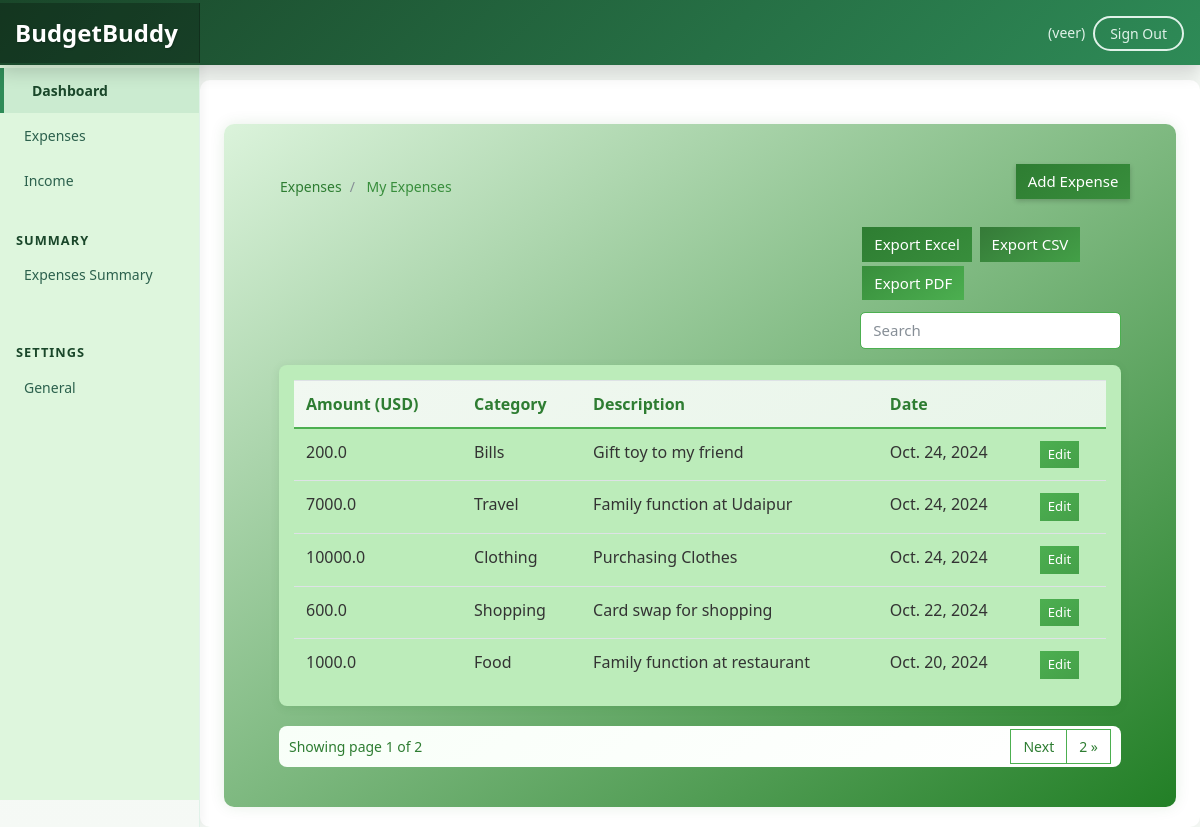
The app's page / (signed in) with its own data.
### expenses/models.py (models this page shows, shortened)
class Expense(models.Model):
    amount = models.FloatField()
    date = models.DateField(default=now)
    description = models.TextField()
    owner = models.ForeignKey(to=User, on_delete=models.CASCADE)
    category = models.CharField(max_length=266)
    class Meta:
        ordering: ['-date']

### expenses/views.py (the view)
# urls.py: path('', views.index, name="expenses"),
@login_required(login_url='/authentication/login')
def index(request):
    categories = Category.objects.all()
    expenses = Expense.objects.filter(owner=request.user).order_by('-date')  # Adding explicit ordering here
    paginator = Paginator(expenses, 5)
    page_number = request.GET.get('page')
    page_obj = Paginator.get_page(paginator, page_number)
    try:
        currency = UserPreference.objects.get(user=request.user).currency
    except UserPreference.DoesNotExist:
        currency = 'USD'  # or any default currency you want
    context = {
        'expenses': expenses,
        'page_obj': page_obj,
        'currency': currency
    }
    return render(request, 'expenses/index.html', context)

### templates/expenses/index.html (shortened to what this page needs)
{% extends 'base.html' %}
{% load static %}
{% block content %}
<div class="container mt-4" style="background: linear-gradient(to bottom right, #dbf3db, #227f26); padding: 40px; border-radius: 10px; box-shadow: 0 0 15px rgba(0,100,0,0.1);">
  <div class="row">
    <div class="col-md-10">
      <nav aria-label="breadcrumb">
        <ol class="breadcrumb" style="background: transparent;">
          <li class="breadcrumb-item">
            <a href="" style="color: #2e7d32; text-decoration: none;">Expenses</a>
          </li>
          <li class="breadcrumb-item active" aria-current="page" style="color: #388e3c;">
            My Expenses
          </li>
        </ol>
      </nav>
    </div>
    <div class="col-md-2">
      <a href="{% url 'add-expenses'%}" class="btn btn-primary" style="background: linear-gradient(145deg, #2e7d32, #388e3c); border: none; box-shadow: 0 2px 5px rgba(0,0,0,0.2);">Add Expense</a>
    </div>
  </div>
  <div class="container">
    {% include 'partials/_messages.html' %} {% if expenses.count %}
    <div class="row">
      <div class="col-md-8">
      </div>
      <div class="col-md-4">
        <a href="{% url 'export-excel' %}" class="btn btn-primary" style="background: linear-gradient(145deg, #2e7d32, #388e3c); border: none; margin: 2px;">Export Excel</a>
        <a href="{% url 'export-csv' %}" class="btn btn-secondary" style="background: linear-gradient(145deg, #357a38, #43a047); border: none; margin: 2px;">Export CSV</a>
        <a href="{% url 'export-pdf' %}" class="btn btn-info" style="background: linear-gradient(145deg, #388e3c, #4caf50); border: none; margin: 2px;">Export PDF</a>
        <div class="form-group">
          <input type="text" class="form-control" id="searchField" placeholder="Search" style="border: 1px solid #4caf50; margin-top: 10px; border-radius: 5px;">
        </div>
      </div>
    </div>
    <div class="app-table" style="background: #bcecba; border-radius: 8px; padding: 15px; box-shadow: 0 2px 10px rgba(0,100,0,0.1);">
      <table class="table table-stripped table-hover" style="margin-bottom: 0;">
        <thead>
          <tr style="background: linear-gradient(145deg, #f1f8f1, #e8f5e9);">
            <th style="color: #2e7d32; border-bottom: 2px solid #4caf50;">Amount ({{currency}})</th>
            <th style="color: #2e7d32; border-bottom: 2px solid #4caf50;">Category</th>
            <th style="color: #2e7d32; border-bottom: 2px solid #4caf50;">Description</th>
            <th style="color: #2e7d32; border-bottom: 2px solid #4caf50;">Date</th>
            <th style="color: #2e7d32; border-bottom: 2px solid #4caf50;"></th>
          </tr>
        </thead>
        <tbody>
          {% for expense in page_obj%}
          <tr style="transition: all 0.3s ease;">
            <td style="color: #333;">{{expense.amount}}</td>
            <td style="color: #333;">{{expense.category}}</td>
            <td style="color: #333;">{{expense.description}}</td>
            <td style="color: #333;">{{expense.date}}</td>
            <td>
              <a href="{% url 'expense-edit' expense.id  %}" class="btn btn-secondary btn-sm" style="background: linear-gradient(145deg, #4caf50, #45a049); border: none; color: white;">Edit</a>
            </td>
          </tr>
          {% endfor %}
        </tbody>
      </table>
    </div>
    <div class="pagination-container" style="margin-top: 20px; padding: 10px; background: linear-gradient(145deg, #f8fff8, #ffffff); border-radius: 8px;">
      <div style="color: #2e7d32;">
        Showing page {{page_obj.number}} of {{ page_obj.paginator.num_pages }}
      </div>
      <ul class="pagination align-right float-right mr-auto" style="margin-top: -28px;">
        {% if page_obj.has_next %}
        <li class="page-item"><a class="page-link" href="?page={{ page_obj.next_page_number }}" style="color: #2e7d32; border-color: #4caf50;">Next</a></li>
        <li class="page-item"><a class="page-link" href="?page={{ page_obj.paginator.num_pages }}" style="color: #2e7d32; border-color: #4caf50;">{{ page_obj.paginator.num_pages}} &raquo;</a></li>
        {% endif %}
      </ul>
    </div>
    {% endif %}
  </div>
</div>
{% endblock content %}

### templates/base.html (shortened to what this page needs)
{% load static %}
<html lang="en">
  <head>
    <link href="{% static 'css/bootstrap.min.css'%}" rel="stylesheet" />
    <link href="{% static 'css/main.css'%}" rel="stylesheet" />
    <link href="{% static 'css/dashboard.css' %}" rel="stylesheet" />
  </head>
  <body style="background-color: #f5f9f5;">
    <nav class="navbar navbar-dark fixed-top bg-dark flex-md-nowrap p-0 shadow" style="background: linear-gradient(135deg, #1a472a 0%, #2e8b57 100%) !important;">
      <a class="navbar-brand col-sm-3 col-md-2 mr-0" href="#" style="font-size: 1.5rem; font-weight: bold; color: #ffffff; text-shadow: 1px 1px 2px rgba(0,0,0,0.2);">BudgetBuddy</a>
      <ul
        class="navbar-nav px-3"
        style="display: flex; flex-direction: row; align-items: center;"
      >
        <li class="nav-item text-nowrap">
          <span class="nav-link" style="color: #e0f2e9;">
            ({{request.user.username}})
          </span>
        </li>
        <li class="nav-item text-nowrap mt-3 ml-2">
          <form action="{% url 'logout' %}" method="POST">
            <input
              class="text text-capitalize"
              type="submit"
              value="Sign out"
              style="background: transparent; border: 2px solid #e0f2e9; color: #e0f2e9; padding: 5px 15px; border-radius: 20px; cursor: pointer; transition: all 0.3s ease;"
              onmouseover="this.style.backgroundColor='#e0f2e9'; this.style.color='#1a472a';"
              onmouseout="this.style.backgroundColor='transparent'; this.style.color='#e0f2e9';"
            />
          </form>
        </li>
      </ul>
    </nav>
    <div class="container-fluid" style="margin-top: 60px;">
      <div class="row">
        {% include 'partials/_sidebar.html' %}
        <main role="main" class="col-md-9 ml-sm-auto col-lg-10 px-4" style="background: #ffffff; border-radius: 10px; box-shadow: 0 0 15px rgba(0,0,0,0.05); padding: 20px; margin-top: 20px;">
          {% block content %} {% endblock %}
        </main>
      </div>
    </div>
  </body>
</html>

### templates/partials/_sidebar.html (shortened to what this page needs)
{% load static %}
<nav class="col-md-2 d-none d-md-block bg-light sidebar" style="background: linear-gradient(180deg, #ffffff 0%, #f5f9f5 100%) !important; border-right: 1px solid #e0f2e9; box-shadow: 2px 0 10px rgba(0,0,0,0.05);">
  <div class="sidebar-sticky" style="padding-top: 20px; background: #def6dd">
    <ul class="nav flex-column" style="margin-bottom: 30px;">
      <li class="nav-item">
        <a class="nav-link active" href="#" style="color: #1a472a; font-weight: 600; padding: 12px 20px; border-left: 4px solid #2e8b57; background: rgba(46,139,87,0.1);">
          Dashboard <span class="sr-only">(current)</span>
        </a>
      </li>
      <li class="nav-item">
        <a class="nav-link" href="{% url 'expenses' %}" style="color: #2c614d; padding: 12px 20px; transition: all 0.3s ease; border-left: 4px solid transparent;"
           onmouseover="this.style.background='rgba(46,139,87,0.1)'; this.style.borderLeft='4px solid #2e8b57';"
           onmouseout="this.style.background='transparent'; this.style.borderLeft='4px solid transparent';">
          Expenses
        </a>
      </li>
      <li class="nav-item">
        <a class="nav-link" href="{% url 'income' %}" style="color: #2c614d; padding: 12px 20px; transition: all 0.3s ease; border-left: 4px solid transparent;"
           onmouseover="this.style.background='rgba(46,139,87,0.1)'; this.style.borderLeft='4px solid #2e8b57';"
           onmouseout="this.style.background='transparent'; this.style.borderLeft='4px solid transparent';">
          Income
        </a>
      </li>
    </ul>
    <h6 class="sidebar-heading d-flex justify-content-between align-items-center px-3 mt-4 mb-1 text-muted"
        style="color: #1a472a !important; font-weight: 700; text-transform: uppercase; font-size: 0.8rem; letter-spacing: 1px;">
      <span>Summary</span>
    </h6>
    <ul class="nav flex-column mb-2">
      <li class="nav-item">
        <a class="nav-link" href="{% url 'stats'%}" style="color: #2c614d; padding: 12px 20px; transition: all 0.3s ease; border-left: 4px solid transparent;"
           onmouseover="this.style.background='rgba(46,139,87,0.1)'; this.style.borderLeft='4px solid #2e8b57';"
           onmouseout="this.style.background='transparent'; this.style.borderLeft='4px solid transparent';">
          Expenses Summary
        </a>
      </li>
      <li class="nav-item">
        <a class="nav-link" href="#" style="color: #2c614d; padding: 12px 20px; transition: all 0.3s ease; border-left: 4px solid transparent;"
           onmouseover="this.style.background='rgba(46,139,87,0.1)'; this.style.borderLeft='4px solid #2e8b57';"
           onmouseout="this.style.background='transparent'; this.style.borderLeft='4px solid transparent';">
        </a>
      </li>
    </ul>
    <h6 class="sidebar-heading d-flex justify-content-between align-items-center px-3 mt-4 mb-1 text-muted"
        style="color: #1a472a !important; font-weight: 700; text-transform: uppercase; font-size: 0.8rem; letter-spacing: 1px;">
      <span>Settings</span>
    </h6>
    <ul class="nav flex-column mb-2">
      <li class="nav-item">
        <a class="nav-link" href="{% url 'preferences' %}" style="color: #2c614d; padding: 12px 20px; transition: all 0.3s ease; border-left: 4px solid transparent;"
           onmouseover="this.style.background='rgba(46,139,87,0.1)'; this.style.borderLeft='4px solid #2e8b57';"
           onmouseout="this.style.background='transparent'; this.style.borderLeft='4px solid transparent';">
          General
        </a>
      </li>
      <li class="nav-item">
        <a class="nav-link" href="#" style="color: #2c614d; padding: 12px 20px; transition: all 0.3s ease; border-left: 4px solid transparent;"
           onmouseover="this.style.background='rgba(46,139,87,0.1)'; this.style.borderLeft='4px solid #2e8b57';"
           onmouseout="this.style.background='transparent'; this.style.borderLeft='4px solid transparent';">
        </a>
      </li>
    </ul>
  </div>
</nav>

### static/css/dashboard.css (style rules this page uses)
body { font-size: 0.875rem; }
.sidebar { position: fixed; top: 0; bottom: 0; left: 0; z-index: 100; padding: 48px 0 0; box-shadow: inset -1px 0 0 rgba(0, 0, 0, 0.1); }
.sidebar-sticky { position: relative; top: 0; height: calc(100vh - 48px); padding-top: 0.5rem; overflow-x: hidden; overflow-y: auto; }
.sidebar .nav-link { font-weight: 500; color: #333; }
.sidebar .nav-link.active { color: #007bff; }
.sidebar-heading { font-size: 0.75rem; text-transform: uppercase; }
[role="main"] { padding-top: 133px; }
@media (min-width: 768px) { [role="main"] { padding-top: 48px; } }
.navbar-brand { padding-top: 0.75rem; padding-bottom: 0.75rem; font-size: 1rem; background-color: rgba(0, 0, 0, 0.25); box-shadow: inset -1px 0 0 rgba(0, 0, 0, 0.25); }

### records on screen
Expense: amount "200.0", category "Bills", description "Gift toy to my friend", date "Oct. 24, 2024"
Expense: amount "7000.0", category "Travel", description "Family function at Udaipur", date "Oct. 24, 2024"
Expense: amount "10000.0", category "Clothing", description "Purchasing Clothes", date "Oct. 24, 2024"
Expense: amount "600.0", category "Shopping", description "Card swap for shopping", date "Oct. 22, 2024"
Expense: amount "1000.0", category "Food", description "Family function at restaurant", date "Oct. 20, 2024"

### other values on screen
{{ request.user.username }} "veer"
{{ currency }} "USD"
{{ page_obj.number }} "1"
{{ page_obj.paginator.num_pages }} "2"
